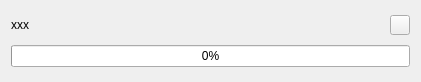
<?xml version="1.0" encoding="UTF-8"?>
<ui version="4.0">
 <class>DownloadItem</class>
 <widget class="QWidget" name="DownloadItem">
  <property name="geometry">
   <rect>
    <x>0</x>
    <y>0</y>
    <width>421</width>
    <height>82</height>
   </rect>
  </property>
  <property name="windowTitle">
   <string>Form</string>
  </property>
  <layout class="QGridLayout" name="gridLayout">
   <item row="0" column="0">
    <widget class="QLabel" name="fileNamelbl">
     <property name="text">
      <string>xxx</string>
     </property>
    </widget>
   </item>
   <item row="0" column="1">
    <spacer name="horizontalSpacer">
     <property name="orientation">
      <enum>Qt::Horizontal</enum>
     </property>
     <property name="sizeHint" stdset="0">
      <size>
       <width>335</width>
       <height>20</height>
      </size>
     </property>
    </spacer>
   </item>
   <item row="0" column="2">
    <widget class="QPushButton" name="deleteBtn">
     <property name="minimumSize">
      <size>
       <width>20</width>
       <height>20</height>
      </size>
     </property>
     <property name="maximumSize">
      <size>
       <width>20</width>
       <height>20</height>
      </size>
     </property>
     <property name="text">
      <string/>
     </property>
    </widget>
   </item>
   <item row="1" column="0" colspan="3">
    <widget class="QProgressBar" name="progressBar">
     <property name="value">
      <number>0</number>
     </property>
    </widget>
   </item>
  </layout>
 </widget>
 <resources/>
 <connections/>
</ui>
